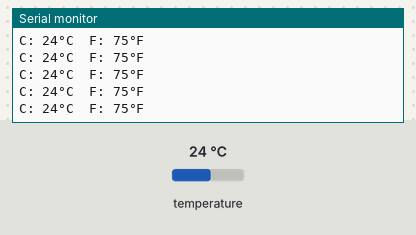
Simulated run of this sketch. Board: Arduino Uno, built with avr-gcc and run on an emulated ATmega328P. On the bench: the last lines printed to the serial monitor. Wiring (inferred from the names in the program): LM75 temperature sensor at I2C address 0x48. Inputs (shaded band) come from the test bench; at power-on: temperature 24 °C.

Above: at 1.2 s.
1.3 s: temperature set to 41 °C
At 2.1 s:
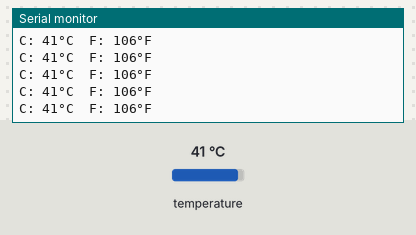
4.3 s: temperature set to 12 °C
At 5.4 s:
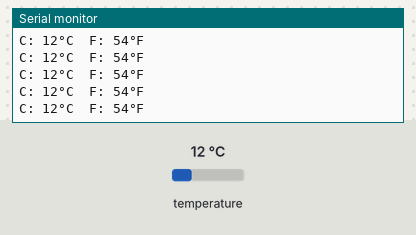
7.3 s: temperature set to 41 °C
At 7.8 s:
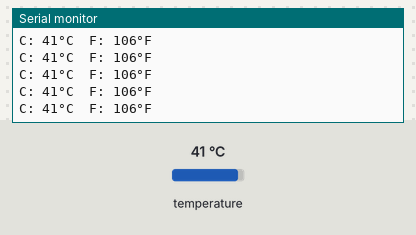
16.3 s: temperature set to 19 °C
At 16.9 s:
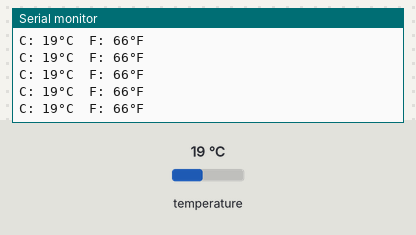
Timing chart, 0 to 19.3 s (numbered marks = the images above; inputs shaded):
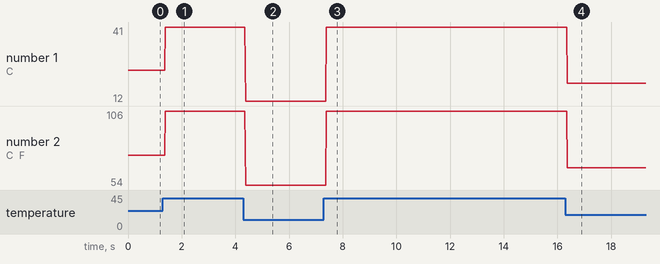

The sketch:

tempGet.ino
```cpp
#include <Wire.h>   // Include Wire (I2C) library

const int address = 72;   // (1000 100 in decimal (for TC74); try B1000100 when code works)


void setup() {
  // put your setup code here, to run once:

  Serial.begin(9600);
  Wire.begin();   // Initialise protocol

}

void loop() {
  // put your main code here, to run repeatedly:

  Wire.beginTransmission(address);    // Send device address in write mode (for device)
  Wire.write(0);    // Indicate read request -> 0
  Wire.endTransmission();   // Close write mode


  Wire.requestFrom(address, 1);    // Get 1 byte (8 bits) from device in read mode

  while (Wire.available() == 0);   // Wait until data is available (device is ready for transfer) and do nothing

  int value = Wire.read();   // Read data from device and store in variable


  int fValue = round(value*9.0/5.0 + 32.0);    // Convert data to farenheit

  Serial.print("C: "); Serial.print(value); Serial.print("°C\t");
  Serial.print("F: "); Serial.print(fValue); Serial.println("°F");

}
```

Measured:
- after the input at 1.3 s, the serial monitor: prints a new line after 0.08 s (image 1)
- after the input at 4.3 s, the serial monitor: prints a new line after 0.08 s (image 2)
- after the input at 16.3 s, the serial monitor: prints a new line after 0.07 s (image 4)
- plotted number 1: 24 → 41 after the input at 1.3 s, 41 → 12 after the input at 4.3 s, 41 → 19 after the input at 16.3 s
- plotted number 2: 75 → 106 after the input at 1.3 s, 106 → 54 after the input at 4.3 s, 106 → 66 after the input at 16.3 s
